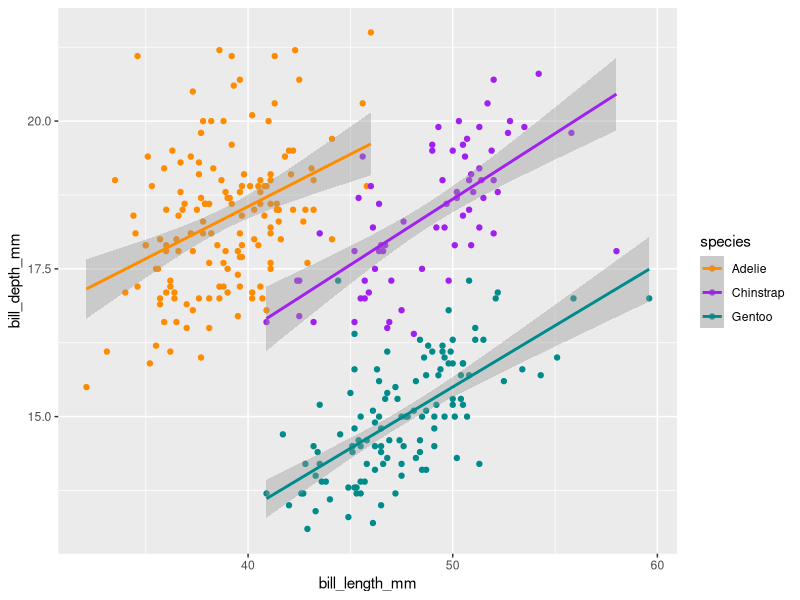
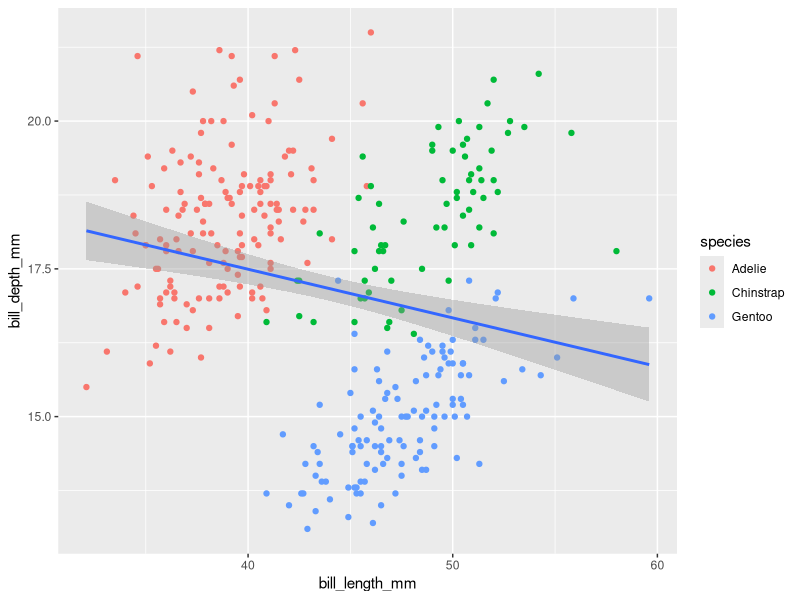
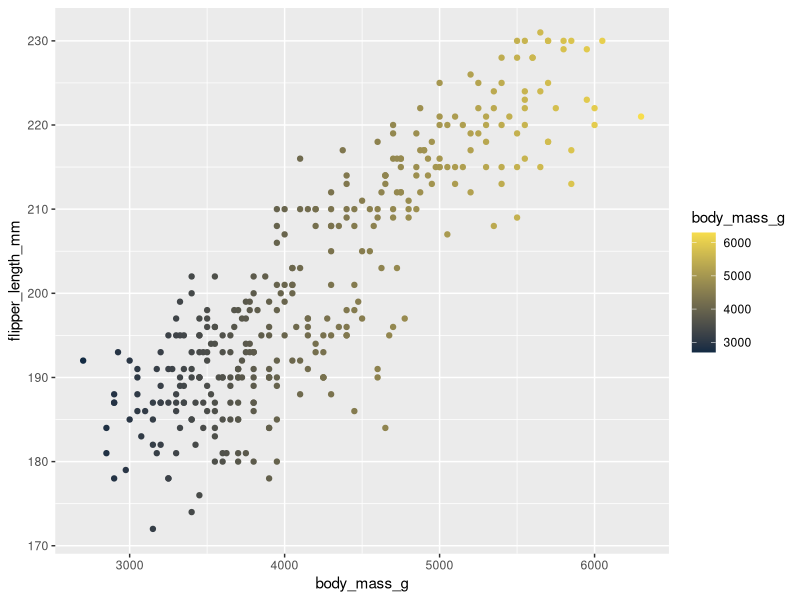
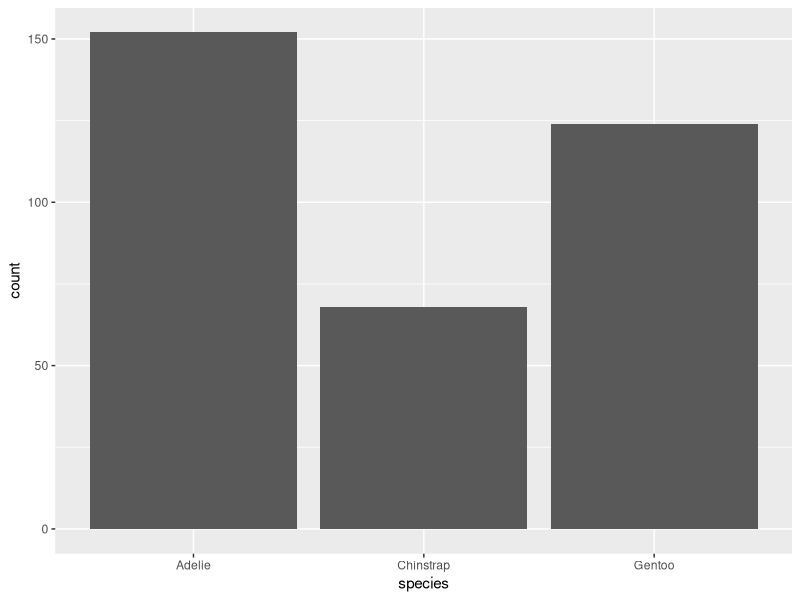
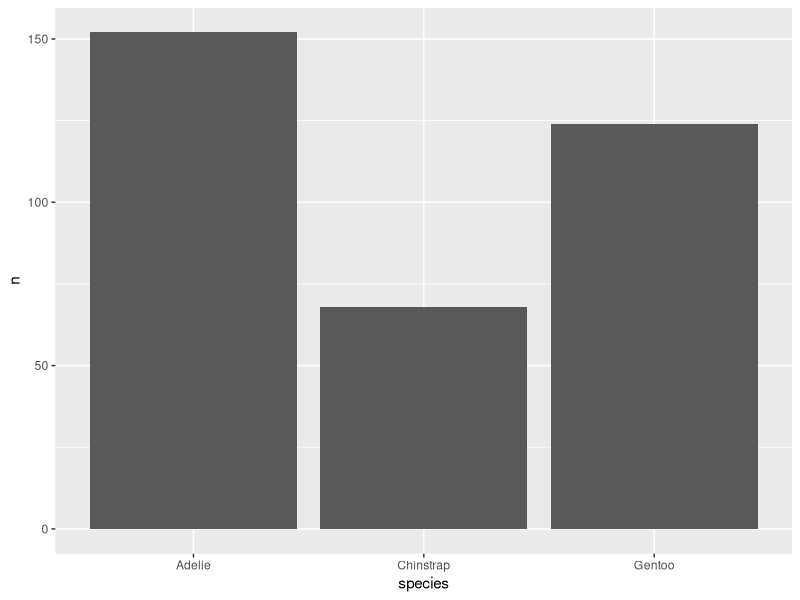
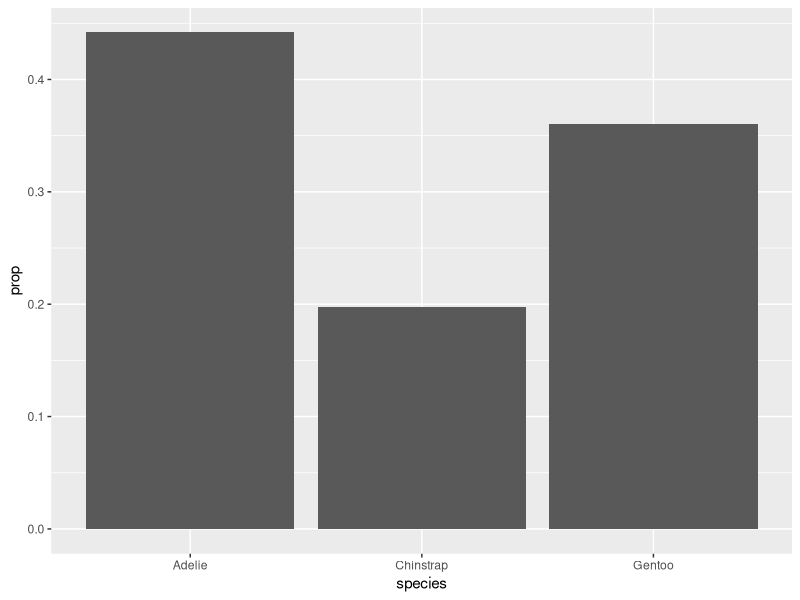
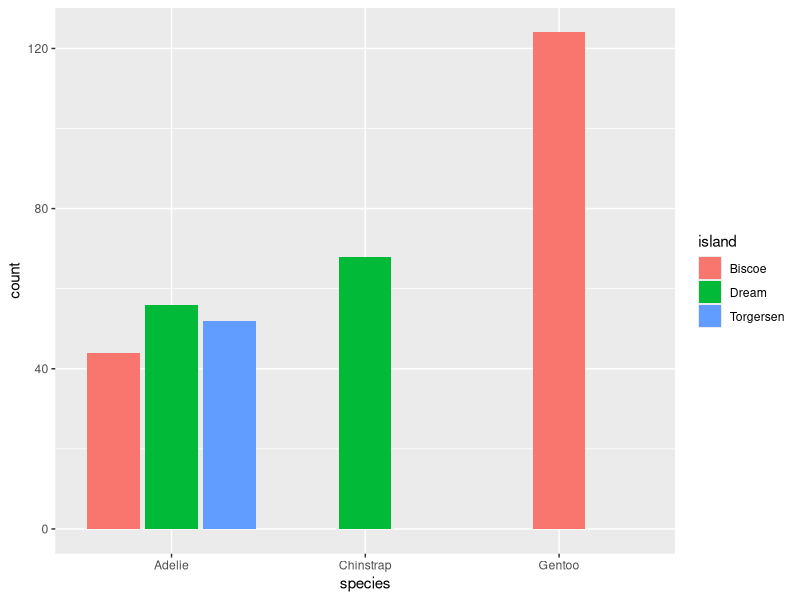
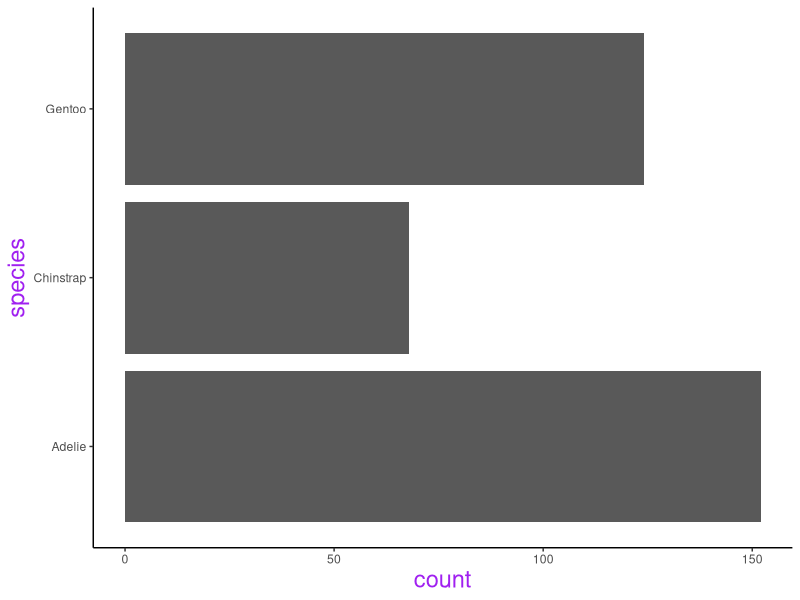

R code for these plots, in order:
## ---- chunk 1
library(tidyverse)
library(palmerpenguins)
## ---- chunk 2
# untidy data ----
temp_data_wide <- tribble(
  ~date, ~station1, ~station2,  ~station3,
  "2023-10-01", 30.1, 29.8,  31.2,
  "2023-11-01", 28.6, 29.1,  33.4,
  "2023-12-01", 29.9, 28.5,  32.3
)
# this data frame is untidy because there is a variable in the columns (station ID)
# also, there are multiple observations per row
# to make tidy we will need to make new columns: station_id and temp_c


# make tidy ----
temp_data_long <- temp_data_wide %>%  
  pivot_longer(cols = starts_with("station"),
               names_to = "station_id", 
               values_to = "temp_c")
## ---- chunk 3
# mapping color globally -----
ggplot(data = na.omit(penguins), # na.omit makes sure we don't get a warning message about any NA values
       mapping = aes(x = bill_length_mm,
                     y = bill_depth_mm,
                     color = species)) +
  geom_point() +
  geom_smooth(method = "lm") +
  scale_color_manual(values = c("darkorange", "purple", "cyan4"))

# mapping color locally -----
ggplot(data = na.omit(penguins), # na.omit makes sure we don't get a warning message about any NA values
       mapping = aes(x = bill_length_mm,
                     y = bill_depth_mm)) +
  geom_point(aes(color = species)) +
  geom_smooth(method = "lm")

# piping into a ggplot ----
# penguins %>% 
#   ggplot(aes(x = bill_length_mm,
#              y = bill_depth_mm))


ggplot(penguins, aes(x = body_mass_g, 
                     y = flipper_length_mm,
                     color = body_mass_g)) +
  geom_point() +
  scale_color_gradient(low = "#132B43", high = "#F7DD4C")
## ---- chunk 4
ggplot(penguins, aes(x = species)) +
  geom_bar()
## ---- chunk 5
penguins_summary <- penguins %>% 
  count(species)

ggplot(penguins_summary, aes(x = species, y = n)) +
  geom_bar(stat = "identity")
# other option is just using geom_col but important to know for the future
## ---- chunk 6
ggplot(penguins, aes(x = species, 
                     y = after_stat(prop),
                     # calculate proportion out of whole dataset instead of within each group
                     group = 1)) +
  geom_bar()
## ---- chunk 7
ggplot(penguins, aes(x = species, fill = island)) +
  geom_bar(position = position_dodge2(preserve = "single"))

# position = "fill" plots proportions == good for stacked bars
# position = "dodge" plots each stack part next to each other
## ---- chunk 8
ggplot(penguins, aes(x = species)) +
  geom_bar() +
  # by default coord_cartesian is included
  coord_flip() +
  theme_classic() +
  theme(
    axis.title = element_text(size = 17, color = "purple")
  )

# other coord options:
# flip, polar, etc
